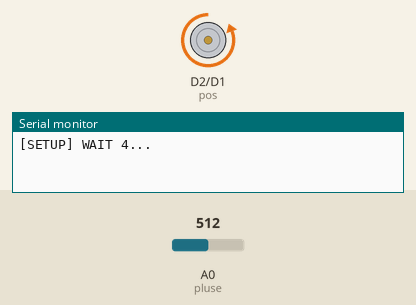
This sketch was run on a simulated ESP8266 (NodeMCU). Shown: motor-driver pin pairs drawn as motors (green arrow = first pin HIGH = forward, orange = second pin HIGH = backward, longer = more drive), the last lines printed to the serial monitor. The test bench sets the inputs (shaded band); at power-on: A0 (pluse) = 512. WiFi joins after 1.5 s; servers stay silent unless stated; uploads are accepted with an empty reply.

Above: at 0.1 s.
At 6.7 s:
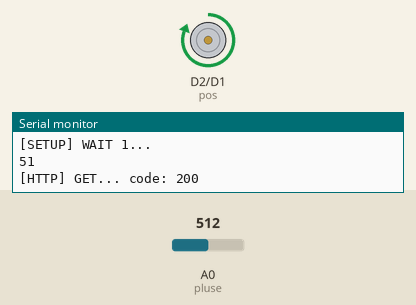
6.8 s: A0 (pluse) set to 489
Timing chart, 0 to 9.8 s (numbered marks = the images above; inputs shaded):
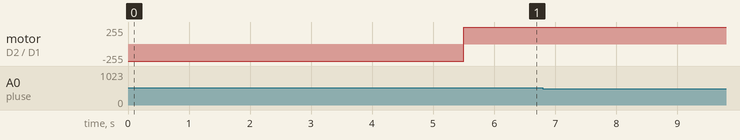

The sketch:

ehealthservice_ard.ino
```cpp
#include <Arduino.h>
#include <ESP8266WiFi.h>
#include <ESP8266WiFiMulti.h>
#include <ESP8266HTTPClient.h>
#define USE_SERIAL Serial
ESP8266WiFiMulti WiFiMulti;
void notify();

#define pos D2
#define neg D1
#define pluse A0

void setup() {

  pinMode(pos, OUTPUT);
  pinMode(neg, OUTPUT);
  pinMode(pluse, INPUT);

  digitalWrite(neg, HIGH);
  USE_SERIAL.begin(115200);
  USE_SERIAL.println();
  USE_SERIAL.println();
  USE_SERIAL.println();
  for (uint8_t t = 4; t > 0; t--) {
    USE_SERIAL.printf("[SETUP] WAIT %d...\n", t);
    USE_SERIAL.flush();
    delay(1000);
  }
  WiFi.mode(WIFI_STA);
  WiFiMulti.addAP("rk", "lkjhgfdsa");
  notify();
}

void notify()
{
  if ((WiFiMulti.run() == WL_CONNECTED)) {
    digitalWrite(pos, HIGH);
    digitalWrite(neg, LOW);
  }
  else {
    setup();
    digitalWrite(neg, HIGH);
    digitalWrite(pos, LOW);
  }
}

void loop() {
  if ((WiFiMulti.run() == WL_CONNECTED)) {
    int data = analogRead(pluse);
    USE_SERIAL.println(data / 10);

    HTTPClient http;
    http.begin("http://192.168.43.161:5000/value?storage=" + String(data / 10));
    int httpCode = http.GET();
    if (httpCode > 0) {
      USE_SERIAL.printf("[HTTP] GET... code: %d\n", httpCode);
      if (httpCode == HTTP_CODE_OK) {
        String payload = http.getString();
        USE_SERIAL.println(payload);
      }
    } else {
      USE_SERIAL.printf("[HTTP] GET... failed, error: %s\n", http.errorToString(httpCode).c_str());
    }
    http.end();
    if ((data / 10) > 100)
    {
      HTTPClient http;
      http.begin("http://192.168.43.161:5000/high");
      int httpCode = http.GET();
      if (httpCode > 0) {
        USE_SERIAL.printf("[HTTP] GET... code: %d\n", httpCode);
        if (httpCode == HTTP_CODE_OK) {
          String payload = http.getString();
          USE_SERIAL.println(payload);
        }
      } else {
        USE_SERIAL.printf("[HTTP] GET... failed, error: %s\n", http.errorToString(httpCode).c_str());
      }
      http.end();
    }
    else if ((data / 10) < 50)
    {
      HTTPClient http;
      http.begin("http://192.168.43.161:5000/low");
      int httpCode = http.GET();
      if (httpCode > 0) {
        USE_SERIAL.printf("[HTTP] GET... code: %d\n", httpCode);
        if (httpCode == HTTP_CODE_OK) {
          String payload = http.getString();
          USE_SERIAL.println(payload);
        }
      } else {
        USE_SERIAL.printf("[HTTP] GET... failed, error: %s\n", http.errorToString(httpCode).c_str());
      }
      http.end();
    }
    delay(5000);
  }
}
```
